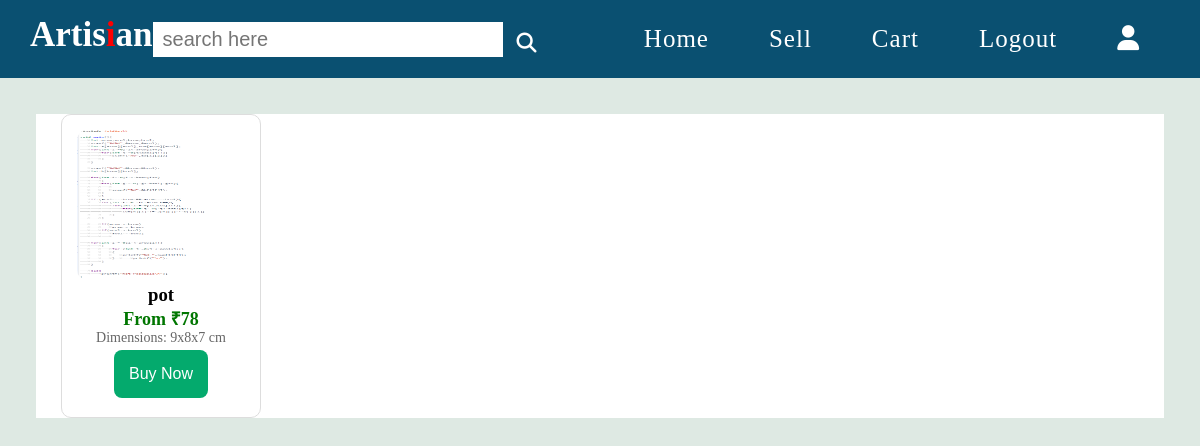
Page /pottery on the earlier database version.
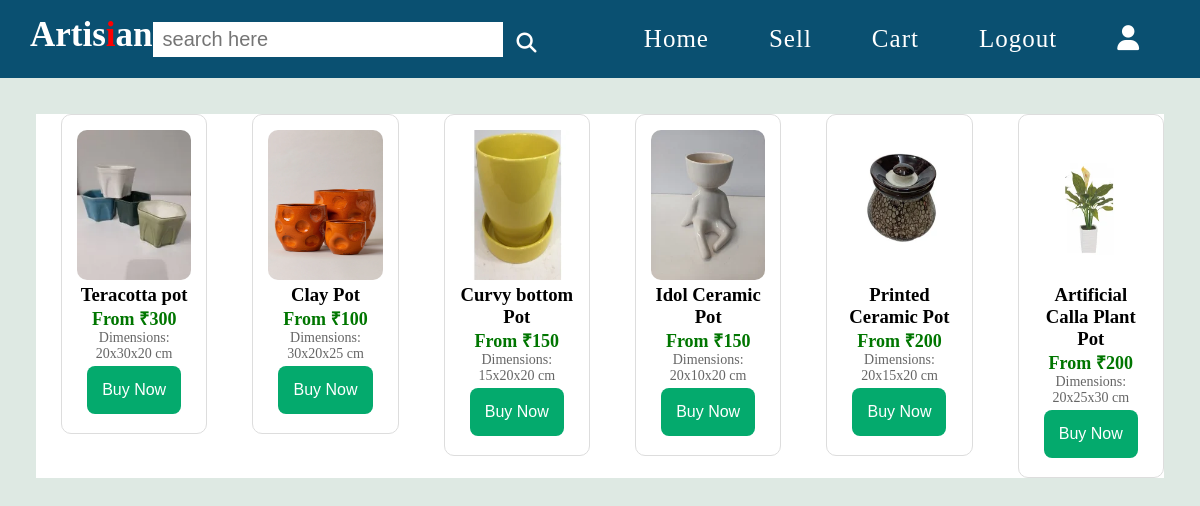
Same page on the later database version.
### main.py (models this page shows, shortened)
class pottery(db.Model):
    id = db.Column(db.Integer, primary_key=True)
    userId = db.Column(db.Integer,)
    Name = db.Column(db.String(100))
    Description = db.Column(db.String(500))
    Quantity = db.Column(db.Integer)
    Price = db.Column(db.Integer)
    Width = db.Column(db.Integer)
    Height = db.Column(db.Integer)
    Length = db.Column(db.Integer)
    Address = db.Column(db.String(400))
    Contact = db.Column(db.Integer)
    Image = db.Column(db.String(100))

### main.py (the view)
@app.route("/<name>")
def allProducts(name):
    if name == "pottery":
        products = pottery.query.all()
        return render_template("allProducts.html", products = products )
    elif name == "weaving":
        products = weaving.query.all()
        return render_template("allProducts.html", products = products )
    elif name == "sculpture":
        products = sculpture.query.all()
        return render_template("allProducts.html", products = products )
    elif name == "blacksmith":
        products = blacksmith.query.all()
        return render_template("allProducts.html", products = products )
    elif name == "painting":
        products = painting.query.all()
        return render_template("allProducts.html", products = products )
    elif name == "carpentry":
        products = carpentry.query.all()
        return render_template("allProducts.html", products = products )
    return redirect(url_for("user"))

### templates/allProducts.html (shortened to what this page needs)
{% extends "userBase.html" %}
{% block content %}
<section>
	<div class="product-container">
		{% for product in products %}
		<div class="product">
			<img src="{{product.Image}}" alt="Wireless Earbuds">
			<h3>{{product.Name}}</h3>
			<p class="price">From ₹{{product.Price}}</p>
			<p class="dimension">Dimensions: {{product.Length}}x{{product.Width}}x{{product.Height}} cm</p>
			<button class="buyButton" type="submit">Buy Now</button>
		</div>
		{% endfor %}
	</div>
	 </section>
{% endblock content %}

### templates/userBase.html (shortened to what this page needs)
<!DOCTYPE html>
<html lang="en">
<head>
	<link rel="stylesheet" href="https://cdnjs.cloudflare.com/ajax/libs/font-awesome/6.5.2/css/all.min.css">
	<link rel="stylesheet" type="text/css" href="{{ url_for('static', filename='userBase.css') }}">
</head>
<body>
	<nav>
		<div class="logo">
			Artis<bold style="color: red;">i</bold>an
		</div>
		<div class="search_box">
			<input type="search" placeholder="search here">
			<span><a href="#"><i class="fa fa-search" aria-hidden="true"></i></a></span>
		</div>
		<div>
			<ol>
				<li><a href="{{url_for('user')}}">Home</a></li>
				<li><a href="{{url_for('sell')}}">Sell</a></li>
				<li><a href="#">Cart</a></li>
				<li><a href="#">Logout</a></li>
				<li><a href="#"><i class="fa-solid fa-user"></i></a></li>
			</ol>
		</div>
	</nav>
	{% block content %}
	{% endblock content %}
</body>
</html>

### static/userBase.css (style rules this page uses)
* { padding: 0; margin: 0; box-sizing: border-box; }
body { background: #dee9e3; }
nav { display: flex; width: 100%; background: #0a5071; position: relative; justify-content: space-between; text-align: center; padding: 15px 30px; }
nav .logo { font-size: 35px; font-weight: 800; cursor: pointer; color: #fff; }
nav ol { display: flex; list-style: none; margin: 10px 0; }
nav ol li { margin: 0 20px; }
nav ol li a { color: #fff; font-size: 25px; text-decoration: none; text-transform: capitalize; letter-spacing: 1px; padding: 5px 10px; }
nav .search_box { display: flex; margin: auto 0; height: 35px; line-height: 35px; width: 500px; }
nav .search_box input { border: none; outline: none; background: #fff; height: 100%; font-size: 20px; padding: 0 10px; width: 350px; }
nav .search_box span { margin: 4px; padding-bottom: 50px; padding-left: 10px; }
nav .search_box span a { color: #fff; font-size: 20px; }
.product-container { display: flex; gap: 20px; overflow-x: auto; background-color: white; margin: 3%; }
.product { background-color: white; border: 1px solid #ddd; border-radius: 10px; padding: 15px; text-align: center; width: 200px; margin-left: 25px; height: 100%; }
.product img { width: 100%; height: 150px; border-radius: 10px; }
.price { font-size: 18px; font-weight: bold; color: #007600; }
.dimension { font-size: 14px; color: #666; }
.buyButton { background-color: #04AA6D; border: none; color: white; padding: 15px; text-align: center; text-decoration: none; display: inline-block; font-size: 16px; margin: 4px 2px; cursor: pointer; border-radius: 8px; }

Differences in the rows shown:
added pottery: Image (picture), Name "Teracotta pot", Price "300", Length "20", Width "30", Height "20"
changed pottery: Image: a different picture; Name "pot" → "Clay Pot"; Price "78" → "100"; Length "9" → "30"; Width "8" → "20"; Height "7" → "25"
added pottery: Image (picture), Name "Curvy bottom Pot", Price "150", Length "15", Width "20", Height "20"
added pottery: Image (picture), Name "Idol Ceramic Pot", Price "150", Length "20", Width "10", Height "20"
added pottery: Image (picture), Name "Printed Ceramic Pot", Price "200", Length "20", Width "15", Height "20"
added pottery: Image (picture), Name "Artificial Calla Plant Pot", Price "200", Length "20", Width "25", Height "30"
